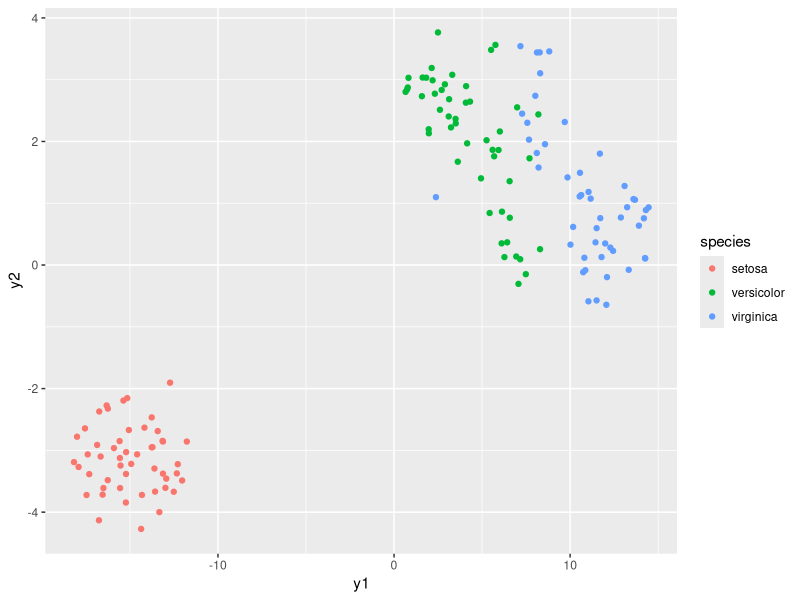

Source code (R):
library('ggplot2')
library('reshape2')
library('Rtsne')
iris_unique <- unique(iris)      #remove duplicates
species <- iris_unique$Species   #pull out the species names for every row for coloring
set.seed(0)                      #set a random seed so you get the same picture
tsne_out <- as.data.frame(Rtsne(as.matrix(iris_unique[,1:4]))$Y) #run TSNE
colnames(tsne_out)<-c('y2','y1')                                 #set a nice column label
ggplot(tsne_out, aes(y1,y2,colour=species)) + geom_point()       #basic ggplot2 scatter
